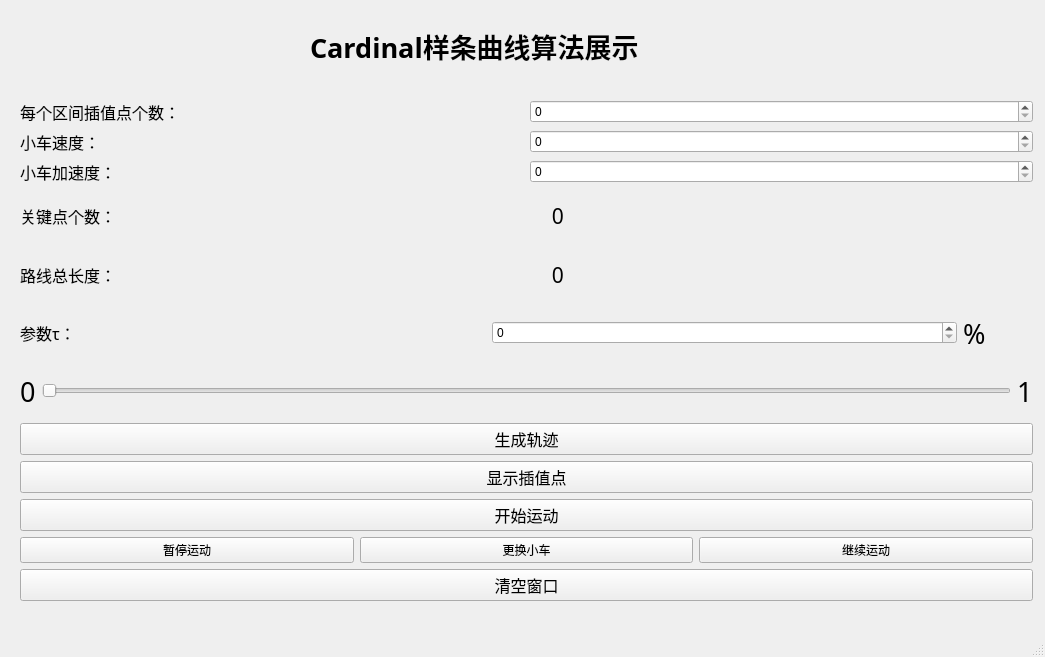
<?xml version="1.0" encoding="UTF-8"?>
<ui version="4.0">
 <class>MainWindow</class>
 <widget class="QMainWindow" name="MainWindow">
  <property name="geometry">
   <rect>
    <x>0</x>
    <y>0</y>
    <width>1045</width>
    <height>657</height>
   </rect>
  </property>
  <property name="windowTitle">
   <string>MainWindow</string>
  </property>
  <widget class="QWidget" name="centralwidget">
   <widget class="QLabel" name="Title">
    <property name="geometry">
     <rect>
      <x>310</x>
      <y>10</y>
      <width>381</width>
      <height>71</height>
     </rect>
    </property>
    <property name="font">
     <font>
      <family>Adobe Devanagari</family>
      <pointsize>20</pointsize>
      <weight>75</weight>
      <bold>true</bold>
     </font>
    </property>
    <property name="text">
     <string>Cardinal样条曲线算法展示</string>
    </property>
   </widget>
   <widget class="QWidget" name="horizontalLayoutWidget_4">
    <property name="geometry">
     <rect>
      <x>20</x>
      <y>100</y>
      <width>1013</width>
      <height>501</height>
     </rect>
    </property>
    <layout class="QHBoxLayout" name="horizontalLayout_4">
     <item>
      <layout class="QVBoxLayout" name="verticalLayout">
       <item>
        <layout class="QHBoxLayout" name="horizontalLayout_6">
         <item>
          <widget class="QLabel" name="label_grain">
           <property name="font">
            <font>
             <family>Adobe Arabic</family>
             <pointsize>12</pointsize>
            </font>
           </property>
           <property name="text">
            <string>每个区间插值点个数：</string>
           </property>
          </widget>
         </item>
         <item>
          <widget class="QSpinBox" name="spinBox_grain">
           <property name="minimumSize">
            <size>
             <width>30</width>
             <height>20</height>
            </size>
           </property>
          </widget>
         </item>
        </layout>
       </item>
       <item>
        <layout class="QHBoxLayout" name="horizontalLayout_2">
         <item>
          <widget class="QLabel" name="label_speed">
           <property name="font">
            <font>
             <family>Adobe Arabic</family>
             <pointsize>12</pointsize>
            </font>
           </property>
           <property name="text">
            <string>小车速度：</string>
           </property>
          </widget>
         </item>
         <item>
          <widget class="QSpinBox" name="spinBox_speed">
           <property name="minimumSize">
            <size>
             <width>30</width>
             <height>20</height>
            </size>
           </property>
          </widget>
         </item>
        </layout>
       </item>
       <item>
        <layout class="QHBoxLayout" name="horizontalLayout_8">
         <item>
          <widget class="QLabel" name="label_2">
           <property name="font">
            <font>
             <family>Adobe Arabic</family>
             <pointsize>12</pointsize>
            </font>
           </property>
           <property name="text">
            <string>小车加速度：</string>
           </property>
          </widget>
         </item>
         <item>
          <widget class="QSpinBox" name="spinBox_acce">
           <property name="minimumSize">
            <size>
             <width>30</width>
             <height>20</height>
            </size>
           </property>
          </widget>
         </item>
        </layout>
       </item>
       <item>
        <layout class="QHBoxLayout" name="horizontalLayout_5">
         <item>
          <widget class="QLabel" name="label_number">
           <property name="font">
            <font>
             <family>Adobe Arabic</family>
             <pointsize>12</pointsize>
            </font>
           </property>
           <property name="text">
            <string>关键点个数：</string>
           </property>
          </widget>
         </item>
         <item>
          <widget class="QLabel" name="number2">
           <property name="font">
            <font>
             <family>Adobe Arabic</family>
             <pointsize>16</pointsize>
            </font>
           </property>
           <property name="text">
            <string>    0</string>
           </property>
          </widget>
         </item>
        </layout>
       </item>
       <item>
        <layout class="QHBoxLayout" name="horizontalLayout_3">
         <item>
          <widget class="QLabel" name="label_length">
           <property name="font">
            <font>
             <family>Adobe Arabic</family>
             <pointsize>12</pointsize>
            </font>
           </property>
           <property name="text">
            <string>路线总长度：</string>
           </property>
          </widget>
         </item>
         <item>
          <widget class="QLabel" name="length">
           <property name="font">
            <font>
             <family>Adobe Arabic</family>
             <pointsize>16</pointsize>
            </font>
           </property>
           <property name="text">
            <string>    0</string>
           </property>
          </widget>
         </item>
        </layout>
       </item>
       <item>
        <layout class="QHBoxLayout" name="horizontalLayout">
         <item>
          <widget class="QLabel" name="label_tension">
           <property name="font">
            <font>
             <family>Adobe Arabic</family>
             <pointsize>12</pointsize>
            </font>
           </property>
           <property name="text">
            <string>参数τ：</string>
           </property>
          </widget>
         </item>
         <item>
          <widget class="QSpinBox" name="spinBox_tension">
           <property name="minimumSize">
            <size>
             <width>30</width>
             <height>20</height>
            </size>
           </property>
          </widget>
         </item>
         <item>
          <widget class="QLabel" name="label">
           <property name="maximumSize">
            <size>
             <width>70</width>
             <height>16777215</height>
            </size>
           </property>
           <property name="font">
            <font>
             <family>Adobe Arabic</family>
             <pointsize>20</pointsize>
            </font>
           </property>
           <property name="text">
            <string>%</string>
           </property>
          </widget>
         </item>
        </layout>
       </item>
       <item>
        <layout class="QHBoxLayout" name="horizontalLayout_7">
         <item>
          <widget class="QLabel" name="label_0">
           <property name="font">
            <font>
             <family>Adobe Arabic</family>
             <pointsize>20</pointsize>
            </font>
           </property>
           <property name="text">
            <string>0</string>
           </property>
          </widget>
         </item>
         <item>
          <widget class="QSlider" name="Slider">
           <property name="orientation">
            <enum>Qt::Horizontal</enum>
           </property>
          </widget>
         </item>
         <item>
          <widget class="QLabel" name="label_1">
           <property name="font">
            <font>
             <family>Adobe Arabic</family>
             <pointsize>20</pointsize>
            </font>
           </property>
           <property name="text">
            <string>1</string>
           </property>
          </widget>
         </item>
        </layout>
       </item>
       <item>
        <widget class="QPushButton" name="create">
         <property name="font">
          <font>
           <family>Adobe Arabic</family>
           <pointsize>12</pointsize>
          </font>
         </property>
         <property name="text">
          <string>生成轨迹</string>
         </property>
        </widget>
       </item>
       <item>
        <widget class="QPushButton" name="show">
         <property name="font">
          <font>
           <family>Adobe Arabic</family>
           <pointsize>12</pointsize>
          </font>
         </property>
         <property name="text">
          <string>显示插值点</string>
         </property>
        </widget>
       </item>
       <item>
        <widget class="QPushButton" name="start">
         <property name="font">
          <font>
           <family>Adobe Arabic</family>
           <pointsize>12</pointsize>
          </font>
         </property>
         <property name="text">
          <string>开始运动</string>
         </property>
        </widget>
       </item>
       <item>
        <layout class="QHBoxLayout" name="horizontalLayout_9">
         <item>
          <widget class="QPushButton" name="stop_move">
           <property name="text">
            <string>暂停运动</string>
           </property>
          </widget>
         </item>
         <item>
          <widget class="QPushButton" name="change">
           <property name="text">
            <string>更换小车</string>
           </property>
          </widget>
         </item>
         <item>
          <widget class="QPushButton" name="continue_move">
           <property name="text">
            <string>继续运动</string>
           </property>
          </widget>
         </item>
        </layout>
       </item>
       <item>
        <widget class="QPushButton" name="clear">
         <property name="font">
          <font>
           <family>Adobe Arabic</family>
           <pointsize>12</pointsize>
          </font>
         </property>
         <property name="text">
          <string>清空窗口</string>
         </property>
        </widget>
       </item>
      </layout>
     </item>
    </layout>
   </widget>
   <widget class="QLabel" name="pic_label">
    <property name="geometry">
     <rect>
      <x>90</x>
      <y>0</y>
      <width>151</width>
      <height>101</height>
     </rect>
    </property>
    <property name="text">
     <string/>
    </property>
   </widget>
  </widget>
  <widget class="QMenuBar" name="menubar">
   <property name="geometry">
    <rect>
     <x>0</x>
     <y>0</y>
     <width>1045</width>
     <height>26</height>
    </rect>
   </property>
  </widget>
  <widget class="QStatusBar" name="statusbar"/>
 </widget>
 <resources/>
 <connections/>
</ui>
